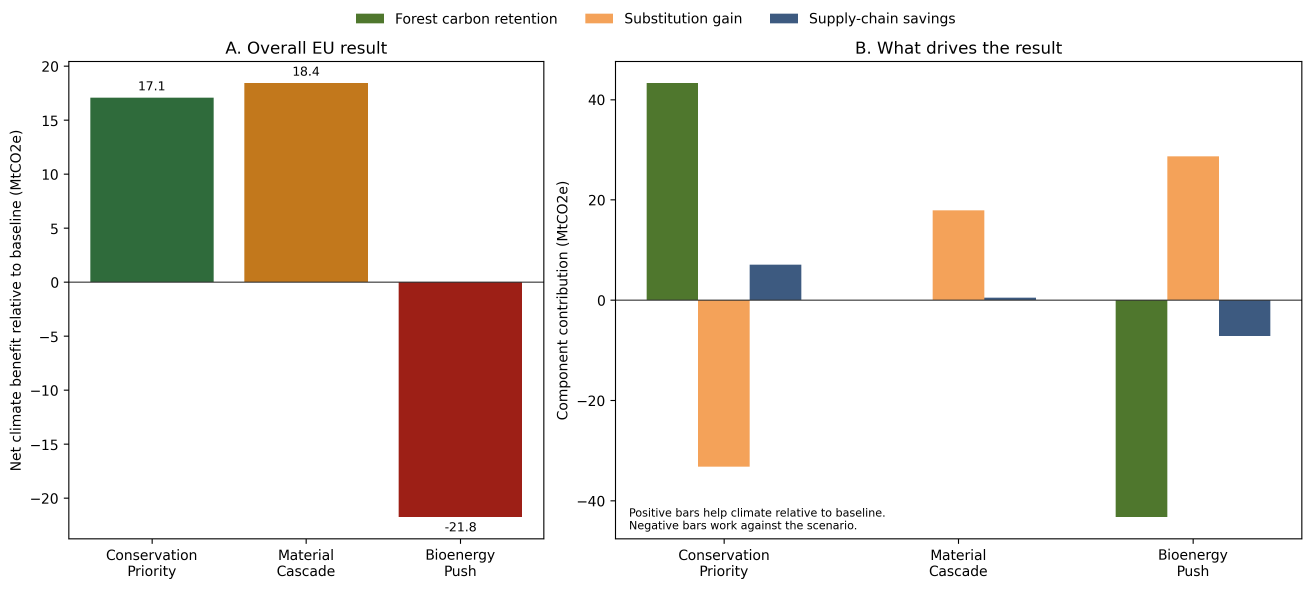
#> input picture figures/eu_scenario_decomposition.png, 3934 x 1766 px (shown at 1/3 size)
$ python application_brief.py
#> lines starting #> are read from the running program, lines starting #| are printed output that depends on the picture
from __future__ import annotations

import os
import textwrap
from pathlib import Path

os.environ.setdefault("MPLCONFIGDIR", "/tmp/matplotlib")
import matplotlib.image as mpimg
import matplotlib.pyplot as plt
from matplotlib.backends.backend_pdf import PdfPages

from .config import FIGURES_DIR, OUTPUTS_DIR, PROJECT_ROOT


PAGE_WIDTH = 8.27
PAGE_HEIGHT = 11.69
MARGIN_X = 0.08
TOP_Y = 0.94


def _add_wrapped_text(fig, text: str, *, x: float, y: float, width: int, size: float, weight: str = "normal", color: str = "#1d2430") -> float:
    wrapped = "\n".join(textwrap.wrap(text, width=width))
    fig.text(x, y, wrapped, ha="left", va="top", fontsize=size, fontweight=weight, color=color, family="DejaVu Serif")
    line_count = max(1, wrapped.count("\n") + 1)
    return y - line_count * (size / 72.0) / PAGE_HEIGHT * 1.55


def _new_page():
    fig = plt.figure(figsize=(PAGE_WIDTH, PAGE_HEIGHT))
    fig.patch.set_facecolor("white")
    return fig


def _page_title(fig, title: str, subtitle: str | None = None) -> float:
    y = TOP_Y
    fig.text(MARGIN_X, y, title, ha="left", va="top", fontsize=20, fontweight="bold", color="#214f7a", family="DejaVu Serif")
    y -= 0.045
    if subtitle:
        fig.text(MARGIN_X, y, subtitle, ha="left", va="top", fontsize=10.5, color="#5c6675", family="DejaVu Serif")
        y -= 0.04
    return y


def _add_section_heading(fig, heading: str, y: float) -> float:
    fig.text(MARGIN_X, y, heading.upper(), ha="left", va="top", fontsize=10.5, fontweight="bold", color="#214f7a", family="DejaVu Sans")
    return y - 0.03


def _add_bullets(fig, bullets: list[str], y: float, *, width: int = 85, size: float = 10.3) -> float:
    for bullet in bullets:
        wrapped_lines = textwrap.wrap(bullet, width=width)
        if not wrapped_lines:
            continue
        fig.text(MARGIN_X + 0.012, y, u"\u2022", ha="left", va="top", fontsize=size + 2, color="#1d2430", family="DejaVu Serif")
        first = True
        for line in wrapped_lines:
            x = MARGIN_X + 0.032
            fig.text(x, y, line, ha="left", va="top", fontsize=size, color="#1d2430", family="DejaVu Serif")
            y -= 0.022
            if first:
                first = False
        y -= 0.005
    return y


def _add_figure_page(pdf: PdfPages, *, title: str, image_path: Path, caption: str, note: str | None = None) -> None:
    fig = _new_page()
    y = _page_title(fig, title)

    ax = fig.add_axes([0.08, 0.17, 0.84, 0.63])
    image = mpimg.imread(image_path)
    ax.imshow(image)
    ax.axis("off")

    y = 0.13
    y = _add_wrapped_text(fig, caption, x=MARGIN_X, y=y, width=112, size=10.0, weight="bold", color="#214f7a")
    if note:
        _add_wrapped_text(fig, note, x=MARGIN_X, y=y - 0.01, width=114, size=9.5, color="#5c6675")

    pdf.savefig(fig, bbox_inches="tight")
    plt.close(fig)


def build_chalmers_application_pdf(output_path: Path | None = None) -> Path:
    output = output_path or PROJECT_ROOT / "docs" / "chalmers_application_brief.pdf"
    output.parent.mkdir(parents=True, exist_ok=True)

    with PdfPages(output) as pdf:
        fig = _new_page()
        y = _page_title(
            fig,
            "European Forest Carbon, Wood-Use, and Food-Land Trade-offs Under Constrained Regional Policy Design",
            "Application brief for the Chalmers doctoral position “Land Use and Climate Impacts”",
        )
        y = _add_wrapped_text(
            fig,
            "This brief summarizes a portfolio-scale research project built to demonstrate direct fit for the Chalmers "
            "doctoral position. The repository combines official European and FAO data, transparent carbon-accounting "
            "logic, subnational spatial analysis, and a small constrained allocation model to study trade-offs between "
            "forest carbon, wood use, food-related land capacity, and policy design.",
            x=MARGIN_X,
            y=y - 0.02,
            width=108,
            size=11.2,
        )

        y = _add_section_heading(fig, "Research Question", y - 0.03)
        y = _add_wrapped_text(
            fig,
            "How do alternative forest-biomass strategies across Europe compare when climate performance is evaluated "
            "through forest carbon retention, substitution effects, and biomass use, and how do those forestry choices "
            "interact with agricultural land that may be important for food-related production capacity?",
            x=MARGIN_X,
            y=y,
            width=110,
            size=10.6,
        )

        y = _add_section_heading(fig, "Scenario Design", y - 0.03)
        y = _add_bullets(
            fig,
            [
                "Conservation Priority: reduce total harvest by 15%, taking the cut from wood fuel first.",
                "Material Cascade: keep harvest constant but shift 20% of wood fuel volume into industrial roundwood uses.",
                "Bioenergy Push: increase total harvest by 15% and allocate the additional harvest to direct energy use.",
                "Food-Land Safeguard: assign climate value to retaining a marginal share of agricultural land against further biomass diversion.",
            ],
            y,
        )

        y = _add_section_heading(fig, "Data and Scope", y - 0.01)
        y = _add_bullets(
            fig,
            [
                "FAOSTAT land-use statistics for forest area and living biomass carbon stock.",
                "FAOSTAT forestry statistics for roundwood, industrial roundwood, wood fuel, and sawnwood production.",
                "Eurostat GISCO country and NUTS-2 geometry.",
                "Eurostat regional land-cover data for woodland, cropland, grassland, fodder, and permanent crops.",
                "Eurostat crop-production data for selected food crop area, production, and yield.",
                "Spatial domain: EU-27 countries and NUTS-2 regions. Analysis year: 2024 for country data and 2022 for the selected regional land-cover layer.",
            ],
            y,
        )

        y = _add_section_heading(fig, "Why This Matters For The Position", y - 0.01)
        _add_bullets(
            fig,
            [
                "Shows land-use and biomass systems thinking rather than generic climate visualization.",
                "Demonstrates carbon-accounting logic and scientific computing in Python.",
                "Uses European and subnational spatial data directly relevant to the advertised research scope.",
                "Adds a simple biophysical-economic allocation step instead of stopping at descriptive scenario comparison.",
            ],
            y,
        )
        pdf.savefig(fig, bbox_inches="tight")
        plt.close(fig)

        fig = _new_page()
        y = _page_title(fig, "Methods and Main Findings")
        y = _add_section_heading(fig, "Methods", y - 0.01)
        y = _add_wrapped_text(
            fig,
            "The country-level model estimates scenario performance through forest carbon retention, substitution gain, "
            "and supply-chain savings. The forest carbon opportunity-cost term is country-specific and increases where "
            "observed harvest intensity and carbon density are relatively high. A 400-draw sensitivity analysis is used "
            "to distinguish robust from assumption-sensitive results. At NUTS-2 level, country scenario values are "
            "downscaled by regional woodland share, and the agricultural side is strengthened with an official "
            "crop-production-intensity index derived from Eurostat data on cereals, pulses, potatoes, and vegetables.",
            x=MARGIN_X,
            y=y,
            width=108,
            size=10.4,
        )
        y = _add_wrapped_text(
            fig,
            "The metric basis also differs across regional layers. The Sweden empirical rerun is a forest-only "
            "comparison reported in EUR per forest hectare, while the integrated and optimized NUTS-2 policy layers "
            "compare forest and food-land options together in EUR per hectare of total land. That distinction explains "
            "why SE22 can keep Material Cascade as its best forest option while still selecting Food-Land Safeguard in "
            "the integrated screen.",
            x=MARGIN_X,
            y=y - 0.02,
            width=108,
            size=10.4,
        )
        y = _add_wrapped_text(
            fig,
            "The final extension adds a small mixed-integer allocation model that chooses exactly one option per NUTS-2 "
            "region while preserving at least 97% of baseline regionalized biomass supply and safeguarding at least 22% "
            "of available crop-capacity proxy. This is still a screening model rather than a sector-equilibrium model, "
            "but it moves the project closer to the style of biophysical-economic land-use analysis described in the "
            "Chalmers call.",
            x=MARGIN_X,
            y=y - 0.02,
            width=108,
            size=10.4,
        )

        y = _add_section_heading(fig, "Main Findings", y - 0.04)
        y = _add_bullets(
            fig,
            [
                "Material Cascade: about 18.4 MtCO2e net climate benefit relative to baseline.",
                "Conservation Priority: about 17.1 MtCO2e.",
                "Bioenergy Push: about -21.8 MtCO2e.",
                "Across 400 sensitivity runs, Bioenergy Push never becomes the best EU-wide option.",
                "Unconstrained integrated NUTS-2 screen: 92 Material Cascade, 79 Conservation Priority, 40 Food-Land Safeguard, 0 Bioenergy Push.",
                "Constrained regional portfolio: 123 Material Cascade, 34 Conservation Priority, 54 Food-Land Safeguard, 0 Bioenergy Push.",
                "45 regions switch away from their unconstrained locally best option once the Europe-wide safeguards are enforced.",
                "The optimized portfolio retains about 97.0% of baseline regionalized biomass supply and safeguards about 45.6% of available crop-capacity proxy.",
                "Total optimized portfolio value at EUR 100/tCO2: about EUR 2.15 billion.",
            ],
            y,
        )

        y = _add_section_heading(fig, "Interpretation", y - 0.01)
        _add_wrapped_text(
            fig,
            "The project’s value lies in combining forest carbon, material substitution, biomass extraction, food-land "
            "competition, subnational spatial analysis, and constrained policy selection in one transparent workflow. "
            "It shows the ability to formulate the right kind of research question and to be explicit about what the "
            "model does and does not capture.",
            x=MARGIN_X,
            y=y,
            width=108,
            size=10.4,
        )
        pdf.savefig(fig, bbox_inches="tight")
        plt.close(fig)

        _add_figure_page(
            pdf,
            title="Figure 1. EU Scenario Decomposition",
            image_path=FIGURES_DIR / "eu_scenario_decomposition.png",
            caption=(
                "The EU-level decomposition figure is the clearest entry point for a committee reader. It shows that "
                "both material cascade and conservation outperform bioenergy expansion, but for different reasons: "
                "material use gains more through substitution, while conservation gains more through avoided forest carbon loss."
            ),
            note="This figure is the best single summary of the project’s carbon-accounting logic.",
        )
#> in _add_figure_page, image is the input picture: shape (1766, 3934, 4) float32; mean R, G, B, A 0.907, 0.885, 0.847, 1

        _add_figure_page(
            pdf,
            title="Figure 2. Constrained NUTS-2 Policy Map",
            image_path=FIGURES_DIR / "nuts2_optimized_policy_map.png",
            caption=(
                "The constrained NUTS-2 map demonstrates subnational spatial analysis and policy trade-off reasoning. "
                "It shows that once biomass supply and food-capacity safeguards are imposed at EU scale, the spatial "
                "portfolio shifts away from a purely local winner-takes-all ranking."
            ),
            note="This figure most directly reflects the European and sub-national trade-off language in the Chalmers advertisement.",
        )
#> call 2 of _add_figure_page, with title = 'Figure 2. Constrained NUTS-2 Policy Map'
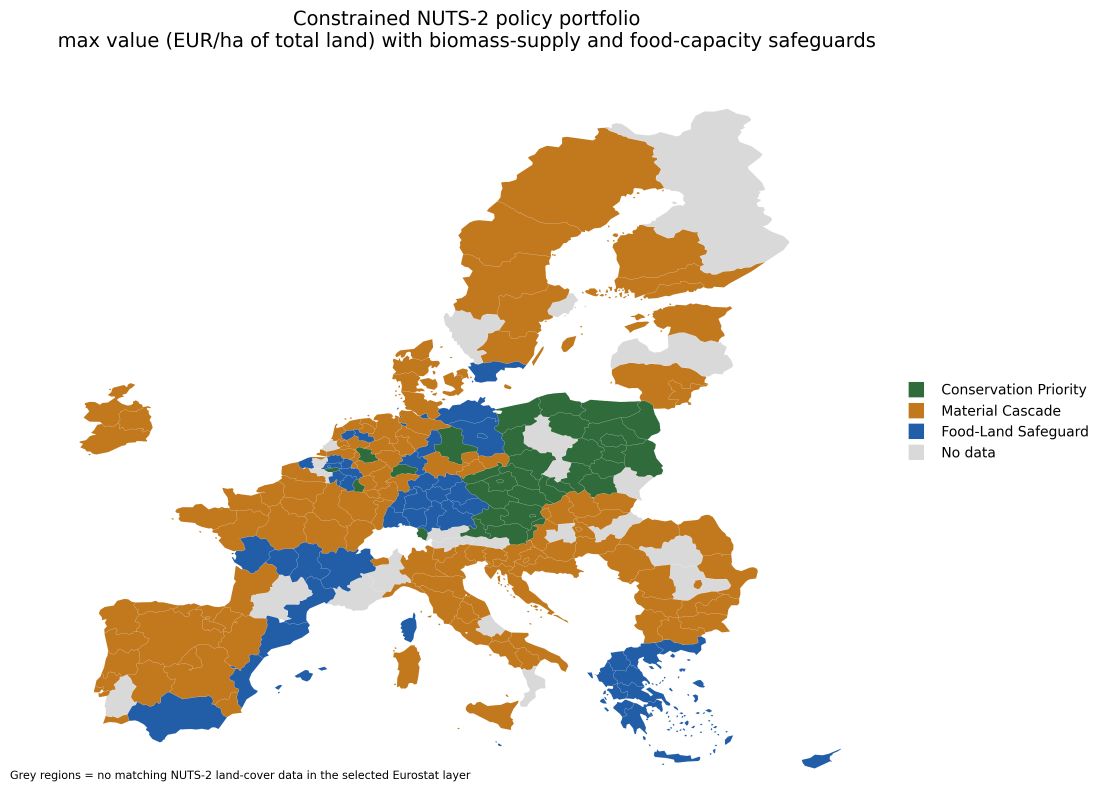
#> input picture figures/nuts2_optimized_policy_map.png, 3312 x 2374 px (shown at 1/3 size)
#> in _add_figure_page, image is the input picture: shape (2374, 3312, 4) float32; mean R, G, B, A 0.932, 0.908, 0.851, 1

        _add_figure_page(
            pdf,
            title="Figure 3. Constrained Portfolio Summary and PhD Extension Path",
            image_path=FIGURES_DIR / "nuts2_optimized_portfolio_summary.png",
            caption=(
                "The constrained portfolio summary shows that the project is not purely descriptive. It selects a "
                "regional policy mix under explicit biomass-supply and crop-capacity safeguards, which is much closer "
                "to the advertised need for biophysical and economic modeling."
            ),
            note=(
                "Most credible PhD extensions from this base: better subnational forestry data, direct regional "
                "agricultural production or GHG indicators, biodiversity constraints, tighter literature calibration, "
                "and a richer biophysical-economic allocation model."
            ),
        )
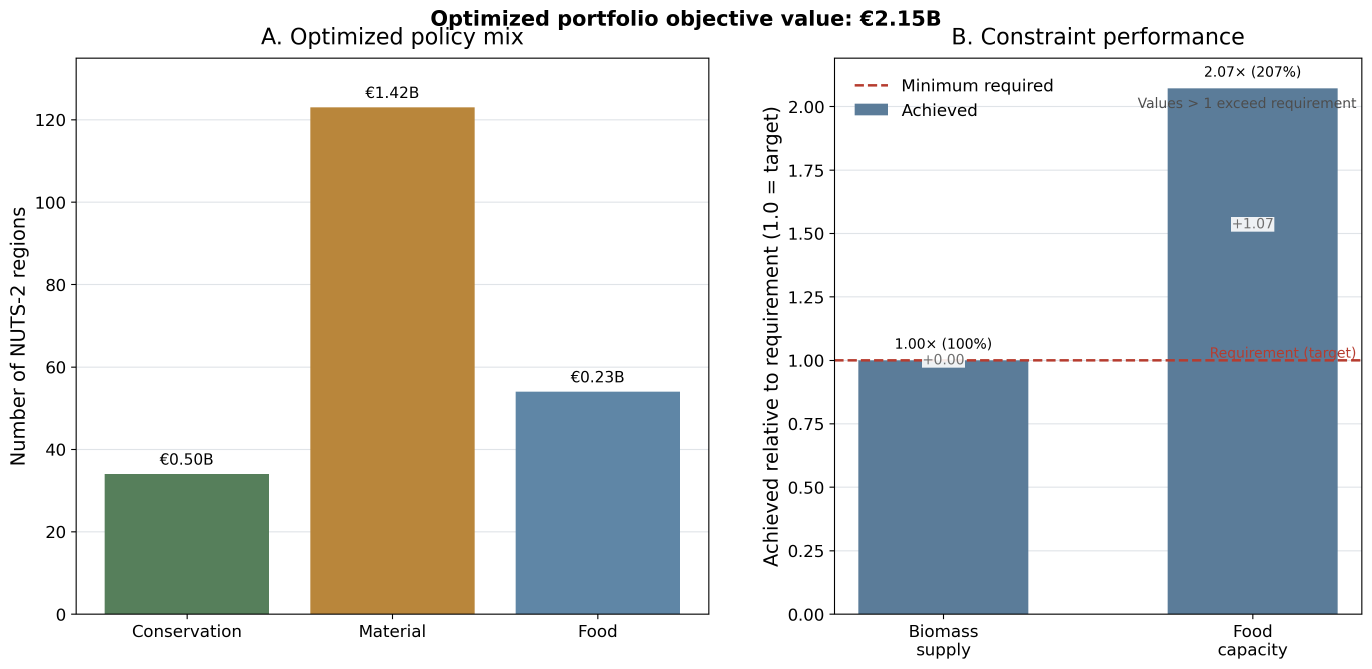
#> input picture figures/nuts2_optimized_portfolio_summary.png, 4115 x 2005 px (shown at 1/3 size)
#> in _add_figure_page, image is the input picture: shape (2005, 4115, 4) float32; mean R, G, B, A 0.83, 0.829, 0.799, 1

    return output


def main() -> None:
    output = build_chalmers_application_pdf()
    print(output)


if __name__ == "__main__":
    main()
